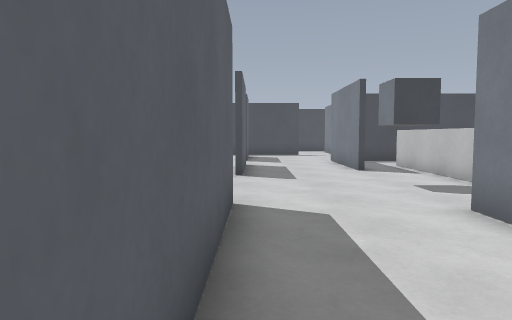
[1] (above)

24 first-person views from a walk through a Godot game level. The camera is 1.2 m above the floor, tilts 4° down and sees 70° across. Doors that lead somewhere are drawn open, without their leaves. The floor is counted in squares, 1 m on a side. Each view is taken from the middle of a square. On the plan, view 1 faces up. The plan holds only what a view shows up to about 15 squares ahead; the rest is blank. Surface patterns are stand-ins for the level's own textures.

[2]
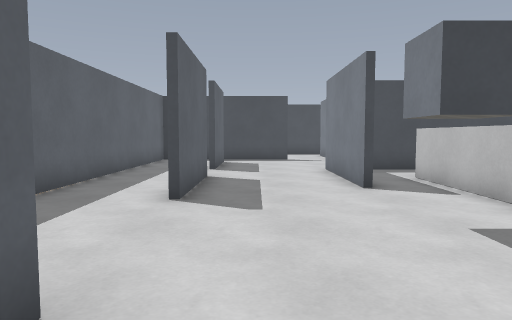

[3]
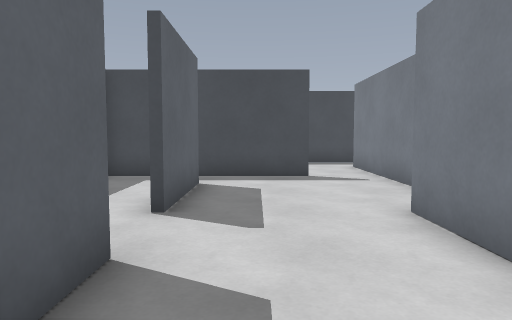

[4]
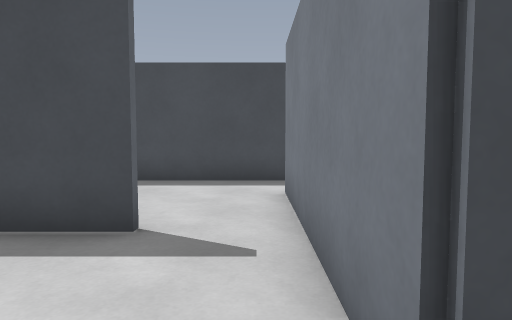

[5]
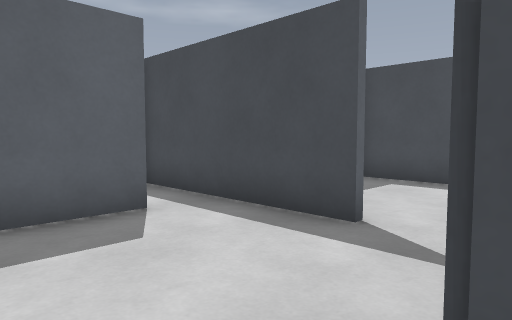

[6]
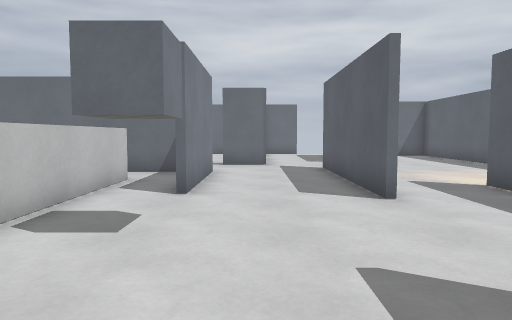

[7]
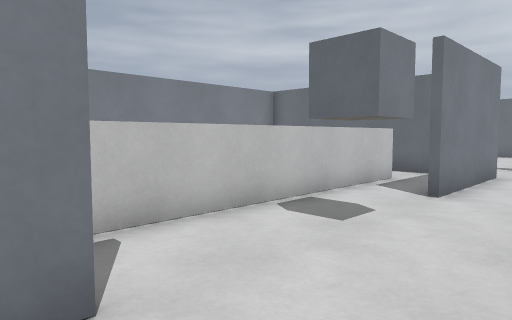

[8]
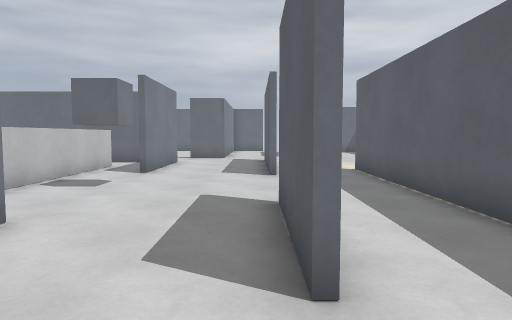

[9]
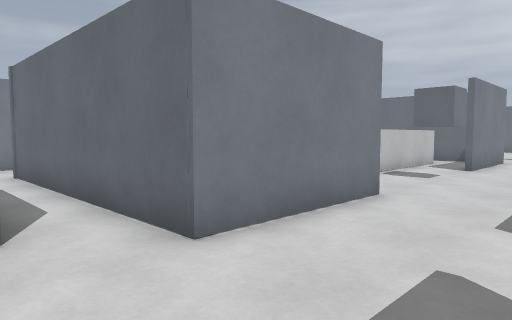

[10]
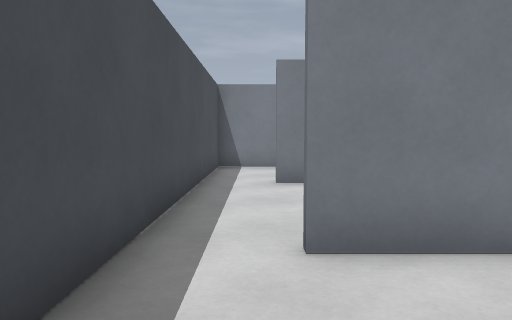

[11]
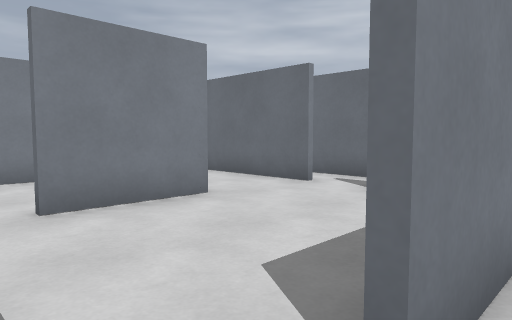

[12]
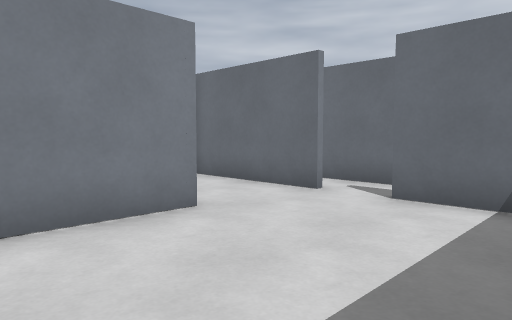

[13]
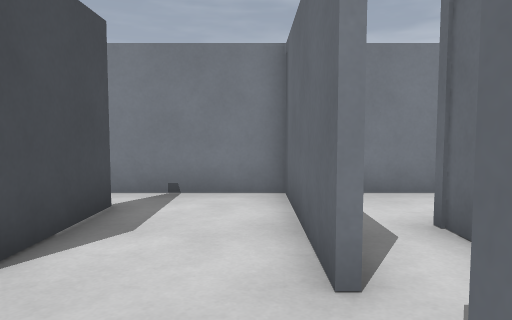

[14]
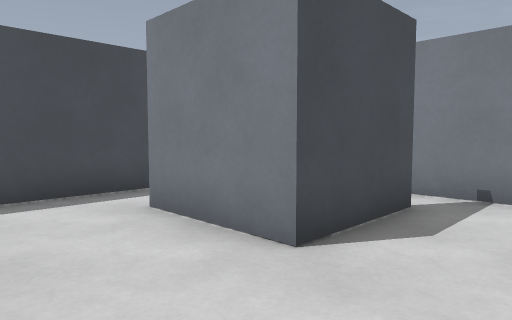

[15]
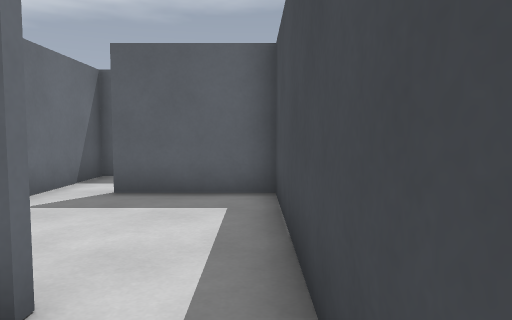

[16]
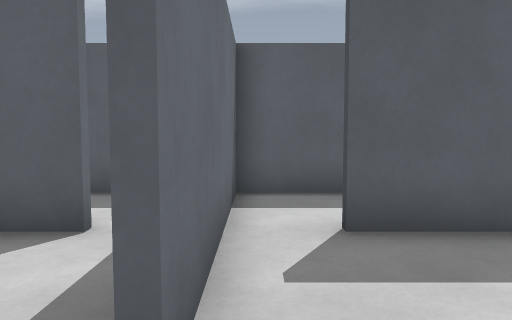

[17]
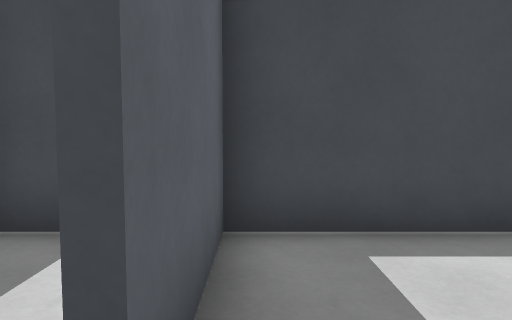

[18]
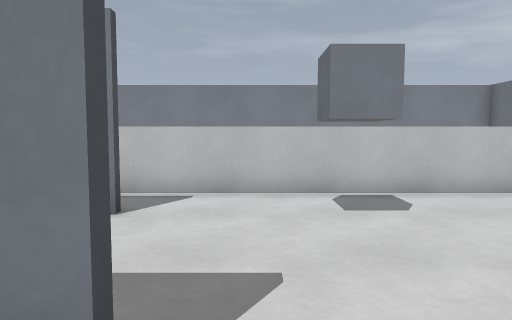

[19]
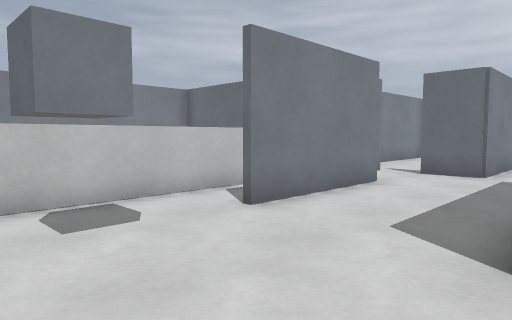

[20]
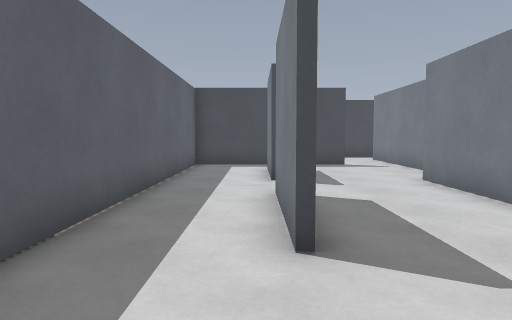

[21]
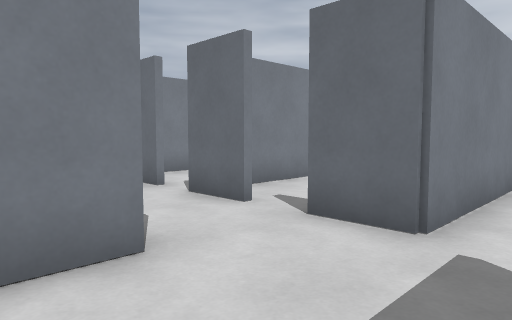

[22]
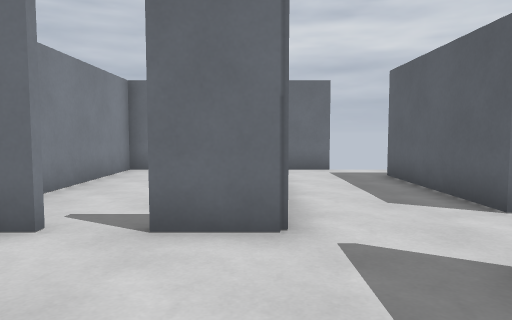

[23]
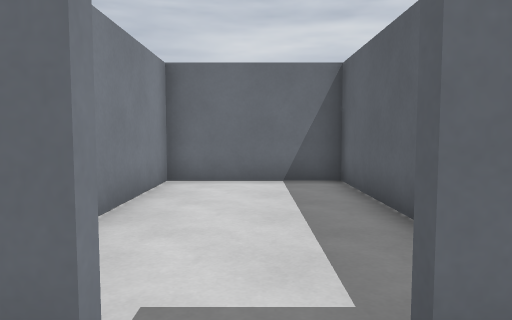

[24]
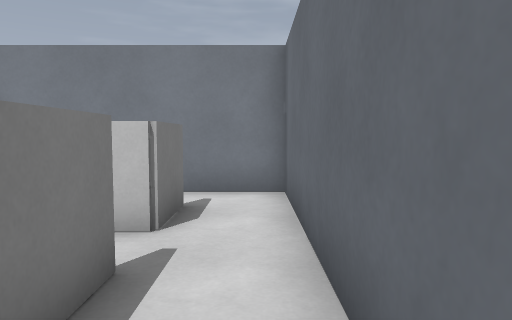

### Floor plan
Ten units are one square. View 1 is at (0, 0); x grows to the right and y downward. Boxes are objects, and circles mark ways between rooms. Rooms are numbered by the first view taken in them; rooms with no view inside come last. Other rooms are left out.
<svg viewBox="-40 -269 189 368">
<path fill="none" stroke="#000" d="M-4 -145 -4 -106M34 -120 34 -166 119 -166M-6 -106 -6 -144M-6 -165 -6 -191M46 -181 46 -245M-4 -64 -4 1M-4 -200 -4 -165M26 -214 -35 -214M54 -54 54 -141M-34 -209 -34 -65M34 -11 34 -58M55 -264 26 -264M-5 -216 25 -216M26 -264 -4 -264 -4 -230M96 -184 144 -184 144 -214M131 -214 100 -214 100 -245M61 -184 80 -184M105 -264 55 -264M46 14 65 14M71 -32 54 -32 54 -54M45 -14 116 -14 116 -34M101 -32 84 -32M18 50 18 94 63 94 63 31M144 -214 144 -264 105 -264"/>
<circle cx="25" cy="-225" r="3" fill="#2a7"/>
<circle cx="25" cy="-240" r="3" fill="#2a7"/>
<circle cx="25" cy="-255" r="3" fill="#2a7"/>
<circle cx="50" cy="-255" r="3" fill="#2a7"/>
<circle cx="90" cy="-180" r="3" fill="#2a7"/>
<circle cx="40" cy="-60" r="3" fill="#2a7"/>
<circle cx="100" cy="-255" r="3" fill="#2a7"/>
<circle cx="140" cy="-210" r="3" fill="#2a7"/>
<circle cx="40" cy="20" r="3" fill="#2a7"/>
<text x="10" y="-130">1</text>
<text x="10" y="-240">2</text>
<text x="90" y="-220">3</text>
<text x="50" y="0">4</text>
<text x="70" y="-20">5</text>
<text x="40" y="60">6</text>
<text x="120" y="-240">7</text>
</svg>
Room 1 opens to room 2. Room 1 opens to room 3. Room 1 opens to room 5. Room 3 opens to room 7. Room 4 opens to room 6.

Where each view was taken, in squares from view 1:
view 1: 0 up, 0 right, facing up
view 2: 4 up, 1 right, facing up
view 3: 11 up, 1 right, facing up
view 4: 17 up, 4 right, facing up
view 5: 17 up, 5 right, facing up-left
view 6: 13 up, 2 right, facing down
view 7: 13 up, 1 right, facing down-right
view 8: 17 up, 0 right, facing down
view 9: 19 up, 0 right, facing down-right
view 10: 25 up, 1 right, facing right
view 11: 26 up, 4 right, facing down-right
view 12: 25 up, 5 right, facing down-right
view 13: 19 up, 7 right, facing right
view 14: 19 up, 7 right, facing up-right
view 15: 26 up, 7 right, facing left
view 16: 22 up, 4 right, facing left
view 17: 22 up, 0 right, facing up
view 18: 10 up, 2 left, facing right
view 19: 10 up, 1 left, facing down-right
view 20: 7 up, 1 left, facing up
view 21: 3 up, 0 right, facing down-right
view 22: 3 up, 2 right, facing down
view 23: 0 up, 4 right, facing down
view 24: 2 up, 4 right, facing right
